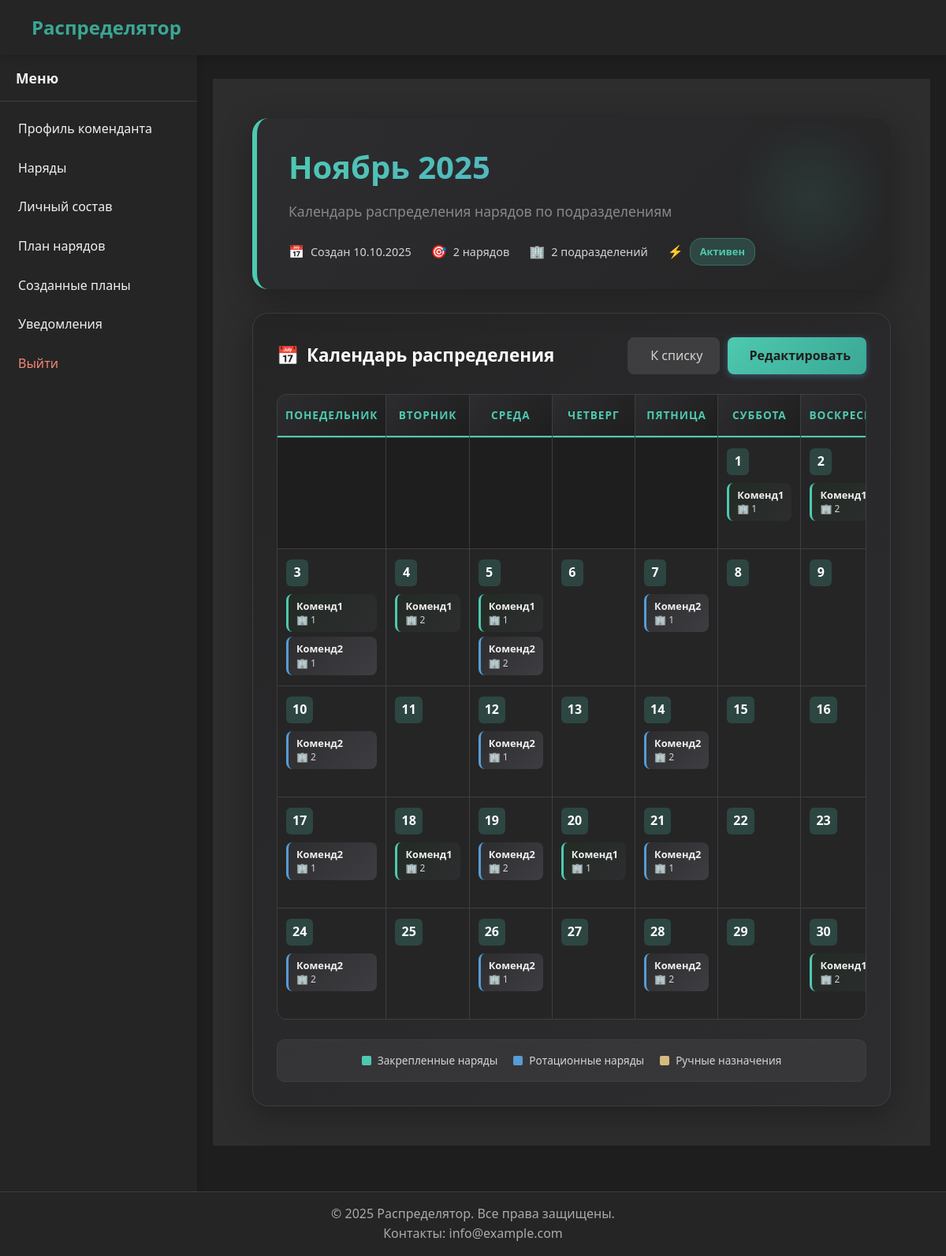
The app's page /commandant/plans/1/ (signed in) with its own data.
### duty/models.py (models this page shows, shortened)
class MonthlyDutyPlan(models.Model):
    month = models.DateField('Месяц планирования')
    duties = models.ManyToManyField(
        'Duty',
        verbose_name='Наряды в плане',
        related_name='monthly_plans',
        through='MonthlyDutyPlanDuty'
    )
    selected_units = models.JSONField(
        'Выбранные подразделения',
        default=list,
        blank=True,
        help_text='JSON список выбранных подразделений для распределения'
    )
    is_generated = models.BooleanField('График сгенерирован', default=False)
    duty_schedule_settings = models.JSONField(
        'Настройки расписания нарядов',
        default=dict,
        blank=True,
        help_text='JSON с настройками дней для каждого наряда'
    )
    last_generated_at = models.DateTimeField('Дата последней генерации', null=True, blank=True)
    created_at = models.DateTimeField('Дата создания', auto_now_add=True)
    class Meta:
        verbose_name = 'Месячный план нарядов'
        verbose_name_plural = 'Месячные планы нарядов'
        unique_together = ['month']

class DutySchedule(models.Model):
    duty = models.ForeignKey(
        'Duty',
        on_delete=models.CASCADE,
        verbose_name='Наряд',
        related_name='schedules'
    )
    date = models.DateField('Дата наряда')
    time_start = models.TimeField(
        'Время начала',
        null=True,
        blank=True,
        help_text='Если не указано, считается на весь день'
    )
    time_end = models.TimeField(
        'Время окончания',
        null=True,
        blank=True,
        help_text='Если не указано, считается на весь день'
    )
    assigned_unit_type = models.CharField(
        'Тип подразделения',
        max_length=20,
        choices=[('faculty', 'Факультет'), ('department', 'Кафедра')],
        null=True,
        blank=True
    )
    assigned_faculty = models.ForeignKey(
        Faculty,
        on_delete=models.SET_NULL,
        null=True,
        blank=True,
        verbose_name='Назначенный факультет',
        related_name='assigned_duty_schedules'
    )
    assigned_department = models.ForeignKey(
        Department,
        on_delete=models.SET_NULL,
        null=True,
        blank=True,
        verbose_name='Назначенная кафедра',
        related_name='assigned_duty_schedules'
    )
    is_manually_assigned = models.BooleanField(
        default=False,
        verbose_name='Назначено вручную'
    )
    created_at = models.DateTimeField('Дата создания', auto_now_add=True)
    updated_at = models.DateTimeField('Дата обновления', auto_now=True)
    class Meta:
        verbose_name = 'План наряда'
        verbose_name_plural = 'Планы нарядов'
        unique_together = ['duty', 'date', 'time_start', 'time_end']
        ordering = ['date', 'time_start']

class Duty(models.Model):
    duty_name = models.CharField('Название наряда', max_length=50)
    duty_weight = models.FloatField('Вес наряда')
    is_commandant = models.BooleanField('Добавлено комендантом', default=False)
    faculty = models.ForeignKey(
        Faculty,
        on_delete=models.SET_NULL,
        null=True,
        blank=True,
        verbose_name='Факультет',
        related_name='duties'
    )
    department = models.ForeignKey(
        Department,
        on_delete=models.SET_NULL,
        null=True,
        blank=True,
        verbose_name='Кафедра',
        related_name='duties'
    )
    people_count = models.PositiveIntegerField('Количество людей', default=1)
    assigned_faculty = models.ForeignKey(
        Faculty,
        on_delete=models.SET_NULL,
        null=True,
        blank=True,
        verbose_name='Закреплённый факультет',
        related_name='assigned_duties_as_faculty'
    )
    assigned_department = models.ForeignKey(
        Department,
        on_delete=models.SET_NULL,
        null=True,
        blank=True,
        verbose_name='Закреплённая кафедра',
        related_name='assigned_duties_as_department'
    )
    class Meta:
        verbose_name = 'Наряд'
        verbose_name_plural = 'Наряды'
        constraints = [
            models.UniqueConstraint(
                fields=['duty_name'],
                name='unique_duty_for_commandant',
                condition=Q(is_commandant=True)
            ),
            models.UniqueConstraint(
                fields=['duty_name', 'faculty'],
                name='unique_duty_for_faculty',
                condition=Q(faculty__isnull=False, department__isnull=True, is_commandant=False)
            ),
            models.UniqueConstraint(
                fields=['duty_name', 'department'],
                name='unique_duty_for_department',
                condition=Q(department__isnull=False)
            ),
        ]

### unit/models.py (models this page shows, shortened)
class Faculty(models.Model):
    name = models.CharField(max_length=20, verbose_name="Название факультета", unique=True)
    class Meta:
        verbose_name = 'Факультет'
        verbose_name_plural = 'Факультеты'

### commandant/views.py (the view)
# urls.py: path('plans/<int:pk>/', views.PlanDetailView.as_view(), name='plan_detail'),  # Детальный просмотр
class PlanDetailView(IsCommandantMixin, DetailView):
    model = MonthlyDutyPlan
    template_name = 'profiles/commandant/plans/detail.html'
    context_object_name = 'plan'
    def get_queryset(self):
        return MonthlyDutyPlan.objects.filter(is_generated=True)
    def get_context_data(self, **kwargs):
        context = super().get_context_data(**kwargs)
        plan = self.object
        schedules = DutySchedule.objects.filter(
            date__year=plan.month.year,
            date__month=plan.month.month
        ).select_related('duty', 'assigned_faculty', 'assigned_department')
        schedules_by_date = defaultdict(list)
        for schedule in schedules:
            schedules_by_date[schedule.date].append(schedule)
        year = plan.month.year
        month = plan.month.month
        cal = calendar.Calendar(firstweekday=0)
        month_days = cal.monthdayscalendar(year, month)
        calendar_weeks = []
        for week in month_days:
            calendar_week = []
            for day in week:
                if day == 0:
                    calendar_week.append({'day': None, 'date': None, 'schedules': []})
                else:
                    day_date = datetime(year, month, day).date()
                    day_schedules = schedules_by_date.get(day_date, [])
                    calendar_week.append({
                        'day': day,
                        'date': day_date,
                        'schedules': day_schedules,
                        'is_today': day_date == timezone.now().date()
                    })
            calendar_weeks.append(calendar_week)
        unit_stats = defaultdict(lambda: {'count': 0, 'duties': set()})
        for schedule in schedules:
            if schedule.assigned_faculty:
                key = f"faculty_{schedule.assigned_faculty.id}"
                unit_stats[key]['name'] = f"Факультет {schedule.assigned_faculty.name}"
                unit_stats[key]['count'] += 1
                unit_stats[key]['duties'].add(schedule.duty.duty_name)
            elif schedule.assigned_department:
                key = f"department_{schedule.assigned_department.id}"
                unit_stats[key]['name'] = f"Кафедра {schedule.assigned_department.name}"
                unit_stats[key]['count'] += 1
                unit_stats[key]['duties'].add(schedule.duty.duty_name)
        faculties = Faculty.objects.all()
        independent_departments = Department.objects.filter(faculty__isnull=True)
        context.update({
            'schedules': schedules,
            'calendar_weeks': calendar_weeks,
            'unit_stats': dict(unit_stats),
            'total_schedules': schedules.count(),
            'faculties': faculties,
            'independent_departments': independent_departments,
        })
        return context

### core/mixins.py (called while the page is built)
    def dispatch(self, request, *args, **kwargs):
        if not request.user.is_authenticated:
            messages.warning(request, _("Для доступа необходимо авторизоваться"))
            return redirect(self.login_url)
        if not request.user.groups.filter(name='Комендант').exists():
            messages.warning(request, self.permission_denied_message)
            return redirect('home')
        return super().dispatch(request, *args, **kwargs)

### core/utils.py (called while the page is built)
def get_user_type(user):
    if user.is_superuser:
        return 'admin'
    groups = list(user.groups.values_list('name', flat=True))
    if 'Комендант' in groups:
        return 'commandant'
    elif 'Факультет' in groups:
        return 'faculty'
    elif 'Кафедра' in groups:
        return 'department'
    return None

### templates/profiles/commandant/plans/detail.html (shortened to what this page needs)
{% extends "base_account.html" %}
{% load static %}
{% load dict_filters %}
{% load weekday_filters %}
{% load custom_filters %}
{% block extra_head %}
<link rel="stylesheet" href="{% static 'css/commandant_duty_plan.css' %}">
{% endblock %}
{% block account_content %}
<div class="plan-calendar-view">
    <div class="calendar-header">
        <div class="header-content">
            <h1 class="plan-title">{{ plan.month|date:"F Y" }}</h1>
            <p class="plan-subtitle">Календарь распределения нарядов по подразделениям</p>
            <div class="header-meta">
                <div class="meta-item">
                    <span class="meta-icon">📅</span>
                    <span>Создан {{ plan.created_at|date:"d.m.Y" }}</span>
                </div>
                <div class="meta-item">
                    <span class="meta-icon">🎯</span>
                    <span>{{ plan.duties.count }} нарядов</span>
                </div>
                <div class="meta-item">
                    <span class="meta-icon">🏢</span>
                    <span>{{ unit_stats|length|default:"0" }} подразделений</span>
                </div>
                <div class="meta-item">
                    <span class="meta-icon">⚡</span>
                    <span class="status-badge">
                        {% if plan.is_generated %}Активен{% else %}Черновик{% endif %}
                    </span>
                </div>
            </div>
        </div>
    </div>
    <div class="calendar-main">
        <div class="calendar-controls">
            <h2 class="calendar-title">
                <span>📅</span>
                Календарь распределения
            </h2>
            <div class="calendar-actions">
                <a href="{% url 'commandant:plan_list' %}" class="btn-secondary">
                    К списку
                </a>
                <a href="{% url 'commandant:duty_plan' %}?year={{ plan.month.year }}&month={{ plan.month.month }}"
                   class="btn-primary">
                    Редактировать
                </a>
            </div>
        </div>
        {% if calendar_weeks %}
        <div class="calendar-grid">
            <div class="day-header">Понедельник</div>
            <div class="day-header">Вторник</div>
            <div class="day-header">Среда</div>
            <div class="day-header">Четверг</div>
            <div class="day-header">Пятница</div>
            <div class="day-header">Суббота</div>
            <div class="day-header">Воскресенье</div>
            {% for week in calendar_weeks %}
                {% for day_data in week %}
                <div class="calendar-day {% if not day_data.day %}empty{% endif %} {% if day_data.is_today %}today{% endif %}">
                    {% if day_data.day %}
                    <div class="day-number">{{ day_data.day }}</div>
                    <div class="day-assignments">
                        {% for schedule in day_data.schedules %}
                        <div class="assignment-item
                            {% if schedule.duty.assigned_faculty or schedule.duty.assigned_department %}fixed{% endif %}
                            {% if schedule.is_manually_assigned %}manual{% endif %}"
                            onclick="openQuickUnitModal({{ schedule.id }}, '{{ schedule.duty.duty_name|escapejs }}')">
                            <div class="duty-name">{{ schedule.duty.duty_name }}</div>
                            <div class="unit-name {% if schedule.is_manually_assigned %}changed{% endif %}">
                                {% if schedule.assigned_faculty %}
                                    🏢 {{ schedule.assigned_faculty.name }}
                                {% elif schedule.assigned_department %}
                                    🏛️ {{ schedule.assigned_department.name }}
                                {% else %}
                                    ❓ Не назначено
                                {% endif %}
                            </div>
                        </div>
                        {% endfor %}
                    </div>
                    {% endif %}
                </div>
                {% endfor %}
            {% endfor %}
        </div>
        <div class="calendar-legend">
            <div class="legend-item">
                <div class="legend-color legend-fixed"></div>
                <span>Закрепленные наряды</span>
            </div>
            <div class="legend-item">
                <div class="legend-color legend-rotating"></div>
                <span>Ротационные наряды</span>
            </div>
            <div class="legend-item">
                <div class="legend-color legend-manual"></div>
                <span>Ручные назначения</span>
            </div>
        </div>
        {% endif %}
    </div>
</div>
{% endblock %}

### static/css/base.css (style rules this page uses)
* { margin: 0; padding: 0; box-sizing: border-box; }
body { font-family: 'Segoe UI', Tahoma, Geneva, Verdana, sans-serif; background-color: #1e1e1e; color: #f0f0f0; line-height: 1.6; padding-top: 70px; padding-bottom: 0; margin-bottom: 60px; min-height: 100vh; position: relative; }

### static/css/buttons.css (style rules this page uses)
.btn-primary { background-color: #4ec9b0; color: #1e1e1e; }
.btn-secondary { background-color: #3e3e42; color: #f0f0f0; }

### static/css/forms.css (style rules this page uses)
.duty-name { font-weight: 500; }
.btn-primary { background-color: #4ec9b0; color: #1e1e1e; }
.btn-secondary { background-color: #3e3e42; color: #f0f0f0; }

### static/css/commandant_duty_plan.css (style rules this page uses)
.btn-primary { background: linear-gradient(135deg, #569cd6 0%, #4a86c7 100%); border: 1px solid rgba(86, 156, 214, 0.6); color: white; box-shadow: 0 2px 8px rgba(86, 156, 214, 0.4); }
.unit-name { flex: 1; margin: 0 15px 0 0; color: #f0f0f0; font-size: 0.95rem; }

### records on screen
MonthlyDutyPlan: month "Ноябрь 2025", created_at "10.10.2025", duties.count "2"
DutySchedule: duty.duty_name "Коменд1", assigned_faculty.name "1"
DutySchedule: duty.duty_name "Коменд1", assigned_faculty.name "2"
DutySchedule: duty.duty_name "Коменд1", assigned_faculty.name "1"
DutySchedule: duty.duty_name "Коменд2", assigned_faculty.name "1"
DutySchedule: duty.duty_name "Коменд1", assigned_faculty.name "2"
DutySchedule: duty.duty_name "Коменд1", assigned_faculty.name "1"
DutySchedule: duty.duty_name "Коменд2", assigned_faculty.name "2"
DutySchedule: duty.duty_name "Коменд2", assigned_faculty.name "1"
DutySchedule: duty.duty_name "Коменд2", assigned_faculty.name "2"
DutySchedule: duty.duty_name "Коменд2", assigned_faculty.name "1"
DutySchedule: duty.duty_name "Коменд2", assigned_faculty.name "2"
DutySchedule: duty.duty_name "Коменд2", assigned_faculty.name "1"
DutySchedule: duty.duty_name "Коменд1", assigned_faculty.name "2"
DutySchedule: duty.duty_name "Коменд2", assigned_faculty.name "2"
DutySchedule: duty.duty_name "Коменд1", assigned_faculty.name "1"
DutySchedule: duty.duty_name "Коменд2", assigned_faculty.name "1"
DutySchedule: duty.duty_name "Коменд2", assigned_faculty.name "2"
DutySchedule: duty.duty_name "Коменд2", assigned_faculty.name "1"
DutySchedule: duty.duty_name "Коменд2", assigned_faculty.name "2"
DutySchedule: duty.duty_name "Коменд1", assigned_faculty.name "2"

### other values on screen
{{ item.name }} "Профиль коменданта" "Наряды" "Личный состав" "План нарядов" "Созданные планы" "Уведомления"
{{ unit_stats|length|default:"0" }} "2"
{{ day_data.day }} "1" "2" "3" "4" "5" "6" "7" "8" "9" "10" "11" "12" "13" "14" "15" "16" "17" "18" "19" "20" "21" "22" "23" "24" "25" "26" "27" "28" "29" "30"
